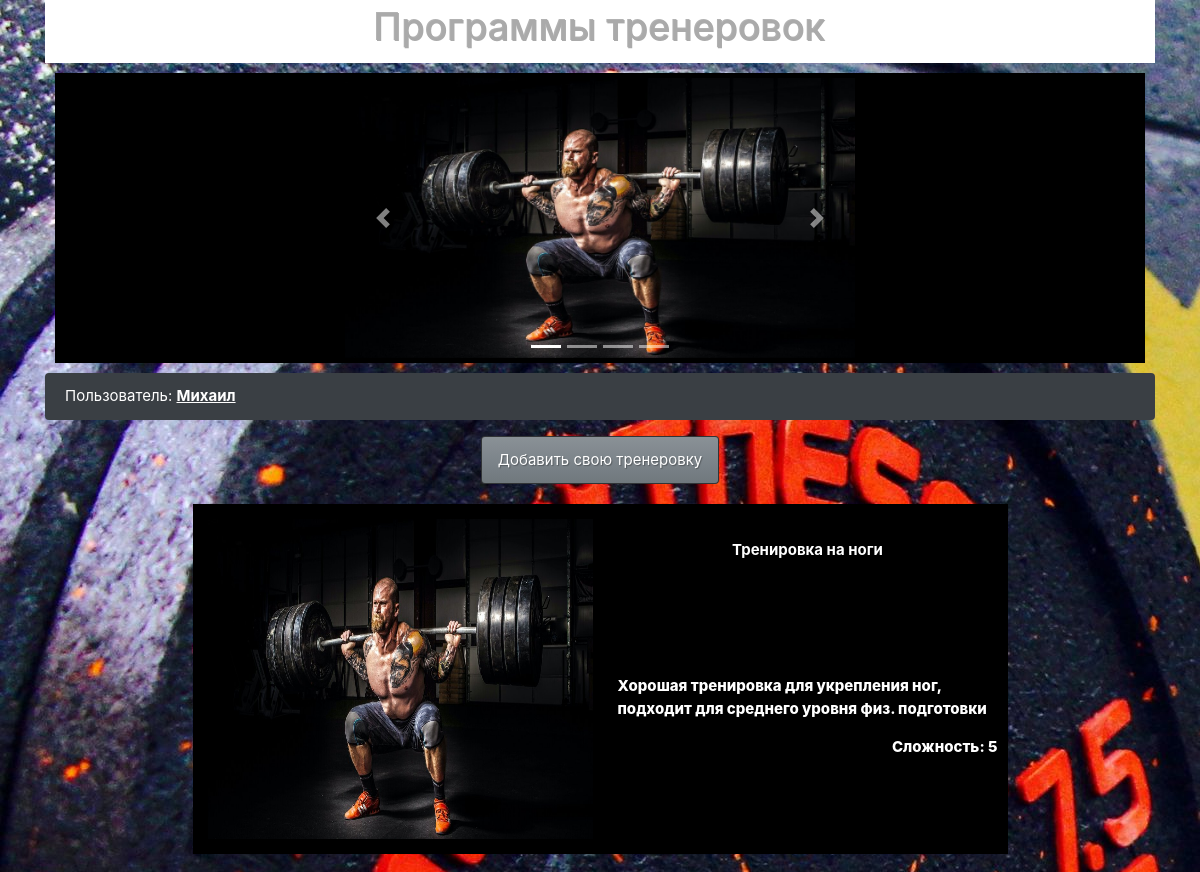
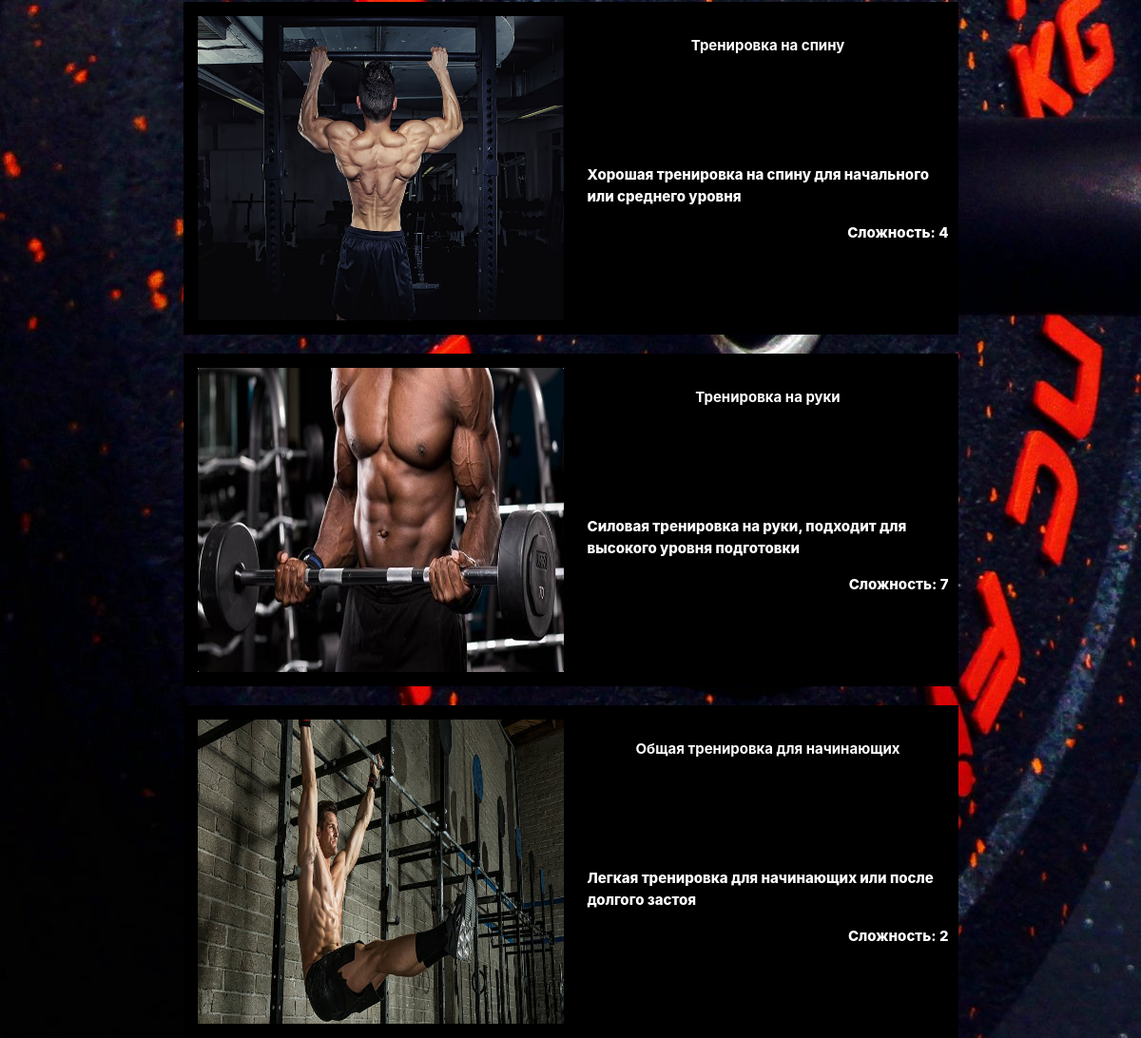
The page / (signed in) on the database its author committed (2 pictures, top to bottom).
### data1/users.py (models this page shows, shortened)
class User(SqlAlchemyBase, UserMixin, SerializerMixin):
    __tablename__ = 'users'
    id = sqlalchemy.Column(sqlalchemy.Integer,
                           primary_key=True, autoincrement=True)
    surname = sqlalchemy.Column(sqlalchemy.String, nullable=True)
    name = sqlalchemy.Column(sqlalchemy.String, nullable=True)
    age = sqlalchemy.Column(sqlalchemy.String, nullable=True)
    birth = sqlalchemy.Column(sqlalchemy.String, nullable=True)
    email = sqlalchemy.Column(sqlalchemy.String,
                              index=True, unique=True, nullable=True)
    hashed_password = sqlalchemy.Column(sqlalchemy.String, nullable=True)
    modified_date  = sqlalchemy.Column(sqlalchemy.DateTime,
                                     default=datetime.datetime.now)
    city_from = sqlalchemy.Column(sqlalchemy.String, nullable=True)
    rec = orm.relationship("Recipes", back_populates='user')

### data1/recipes.py (models this page shows)
class Recipes(SqlAlchemyBase, SerializerMixin):
    __tablename__ = 'recipes'
    id = sqlalchemy.Column(sqlalchemy.Integer,
                           primary_key=True, autoincrement=True)
    personal_id = sqlalchemy.Column(sqlalchemy.Integer,
                                    sqlalchemy.ForeignKey("users.id"))
    name_recipe = sqlalchemy.Column(sqlalchemy.String, nullable=True)
    cooking_time = sqlalchemy.Column(sqlalchemy.String, nullable=True)
    start_date = sqlalchemy.Column(sqlalchemy.DateTime,
                                     default=datetime.datetime.now)
    end_date = sqlalchemy.Column(sqlalchemy.DateTime,
                                     default=datetime.datetime.now)
    ingredients = sqlalchemy.Column(sqlalchemy.String, nullable=True)
    about = sqlalchemy.Column(sqlalchemy.String, nullable=True)
    food = sqlalchemy.Column(sqlalchemy.String, nullable=True)
    name_photo = sqlalchemy.Column(sqlalchemy.String, nullable=True)
    category = sqlalchemy.Column(sqlalchemy.String, nullable=True)
    coeff_popular = sqlalchemy.Column(sqlalchemy.Integer, default=0)
    user = orm.relationship('User')

### main.py (the view)
    @app.route("/")
    def index():
        len_data = len([x for x in db_sess.query(Recipes).all()])
        data = db_sess.query(Recipes).order_by(Recipes.coeff_popular)[::-1]
        val_1 = db_sess.query(Recipes).order_by(Recipes.coeff_popular)[::-1][0]
        return render_template("index.html", data=data, len_data=len_data, val_1=val_1)

### data1/db_session.py (called while the page is built)
def create_session() -> Session:
    global __factory
    return __factory()

### main.py (called while the page is built)
@login_manager.user_loader
def load_user(user_id):
    db_sess = db_session.create_session()
    return db_sess.query(User).get(user_id)

### templates/index.html (shortened to what this page needs)
{% extends "base.html" %}
{% block content %}
<div class="text">
<h1>Программы тренеровок</h1>
</div>
<div class="row" style="margin: 10px; border: 5px solid #000000; background: #000000">
    <div class="offset-md-3 col-md-6">
<div align="center" id="carouselExampleIndicators" class="carousel slide" data-bs-ride="carousel">
  <div class="carousel-indicators">
    <li type="button" data-bs-target="#carouselExampleIndicators" data-bs-slide-to="0" class="active"></li>
    {% for i in range(len_data - 1) %}
    <li type="button" data-bs-target="#carouselExampleIndicators" data-bs-slide-to="{{ i + 1 }}"></li>
    {% endfor %}
  </div>
  <div class="carousel-inner">
    <div class="carousel-item active">
      {% set url_path = "static/img_rec/" + val_1.name_photo %}
      <a href="/show/{{ val_1.id }}"><img src={{ url_path }} class="d-block w-100" height="280" text-align="center" alt="Изображение">
    </div>
  </div>
  <a class="carousel-control-prev" href="#carouselExampleIndicators" role="button" data-slide="prev">
    <span class="carousel-control-prev-icon" aria-hidden="true"></span>
  </a>
  <a class="carousel-control-next" href="#carouselExampleIndicators" role="button" data-slide="next">
    <span class="carousel-control-next-icon" aria-hidden="true"></span>
  </a>
</div>
</div>
</div>
{% if current_user.is_authenticated %}
            <div class="alert alert-primary" role="alert" >
              Пользователь: <a href="/logout" class="alert-link">{{ current_user.name }}</a>
            </div>
{% endif %}
{% if current_user.is_authenticated %}
<center>
    <a href="add_recipes" class="btn btn-secondary">Добавить свою тренеровку</a>
</center>
{% endif %}
{% for item_rec in data %}
 <table>
   <colgroup>
     <col span="1" style="background:#000000" width=400px>
     <col style="background-color:#000000" width=400px>
   </colgroup>
   <tr>
   {% set url_path = "static/img_rec/" + item_rec.name_photo %}
     <th rowspan="3" class="first"><img src={{ url_path }} alt="Тренировка" align="left" width="395"
     height="330" style="padding: 5px"/></th>
     <th><a href="/show/{{ item_rec.id }}" class="alert-link">{{ item_rec.name_recipe }}</a></th>
   </tr>
   <tr>
   <td>
     <p> {{ item_rec.about }} </p>
     <p style="text-align:right">Сложность: {{ item_rec.category }}</p>
   </td>
   </tr>
 </table>
{% endfor %}
{% endblock %}

### templates/base.html (shortened to what this page needs)
<!DOCTYPE html>
<html lang="en">
<head>
    <link rel="stylesheet"
          href="https://cdn.jsdelivr.net/npm/bootswatch@4.5.2/dist/slate/bootstrap.min.css"
>
    <link rel="stylesheet" type="text/css" href="/static/css/fon_web_1.css" />
    <link rel="stylesheet" type="text/css" href="/static/css/fon_text.css" />
    </head>
        <body>
        <main role="main" class="container">
            {% block content %}{% endblock %}
        </main>
    </body>
</html>

### static/css/fon_web_1.css (style rules this page uses)
body { background-image: url(../img_3/fon4.jpg); background-repeat: repeat-y; }

### static/css/fon_text.css (style rules this page uses)
p { font-weight: 800; font-style: Didot; color: rgb(255, 255, 255); }

### templates/index.html (style rules this page uses)
.text { text-align: center; background: #ffffff; border: 5px solid #ffffff; }
table { margin-left: auto; margin-right: auto; margin-top: 20px; }
td { padding: 10px; }
th { padding: 10px; text-align: center; }

### rows shown on the page
User: name "Михаил"
Recipes: shows a picture, name_recipe "Тренировка на ноги", about "Хорошая тренировка для укрепления ног, подходит для среднего уровня физ. подготовки", category "5"
Recipes: shows a picture, name_recipe "Тренировка на спину", about "Хорошая тренировка на спину для начального или среднего уровня", category "4"
Recipes: shows a picture, name_recipe "Тренировка на руки", about "Силовая тренировка на руки, подходит для высокого уровня подготовки", category "7"
Recipes: shows a picture, name_recipe "Общая тренировка для начинающих", about "Легкая тренировка для начинающих или после долгого застоя", category "2"
